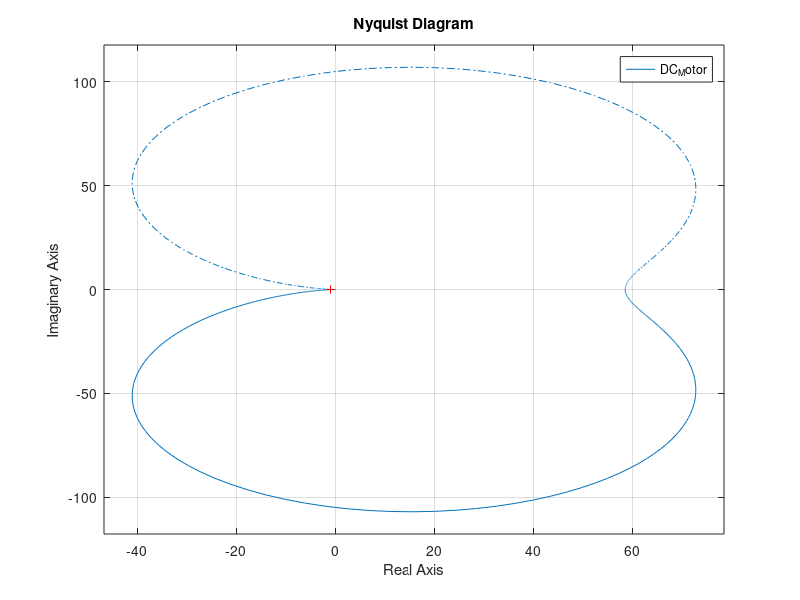
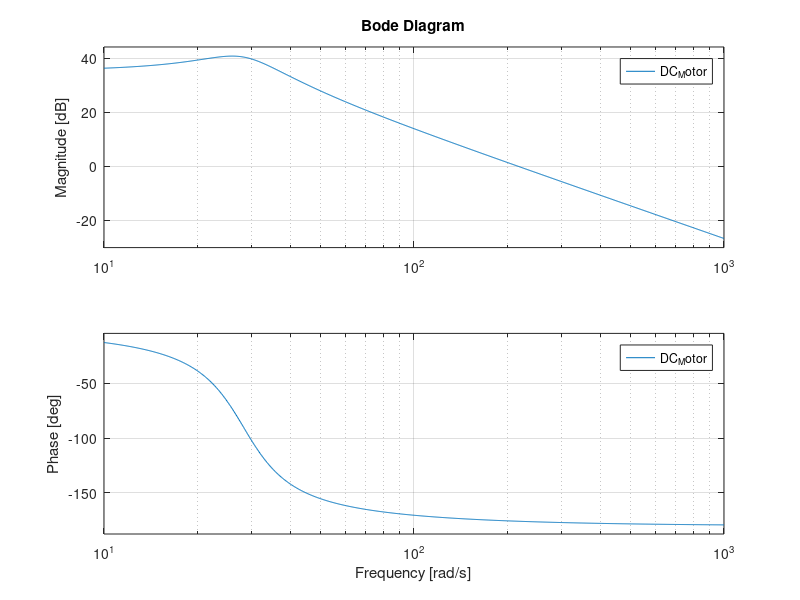
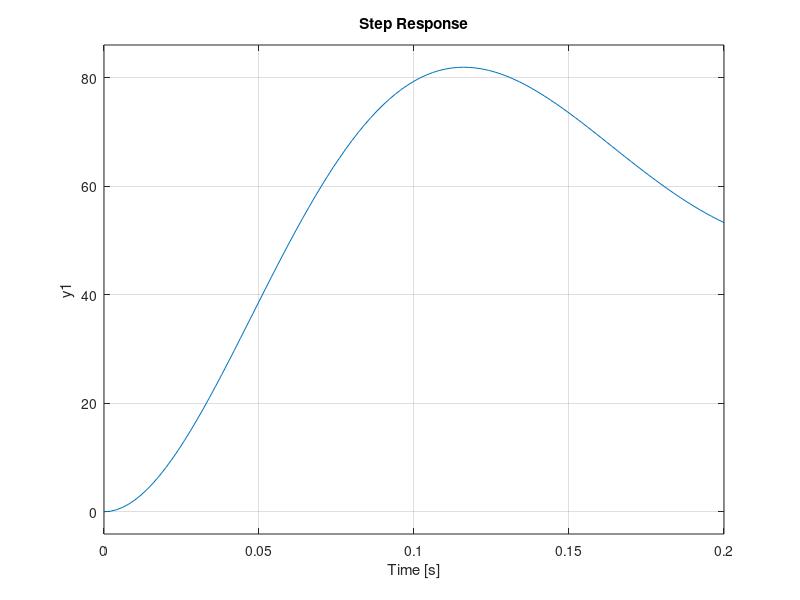
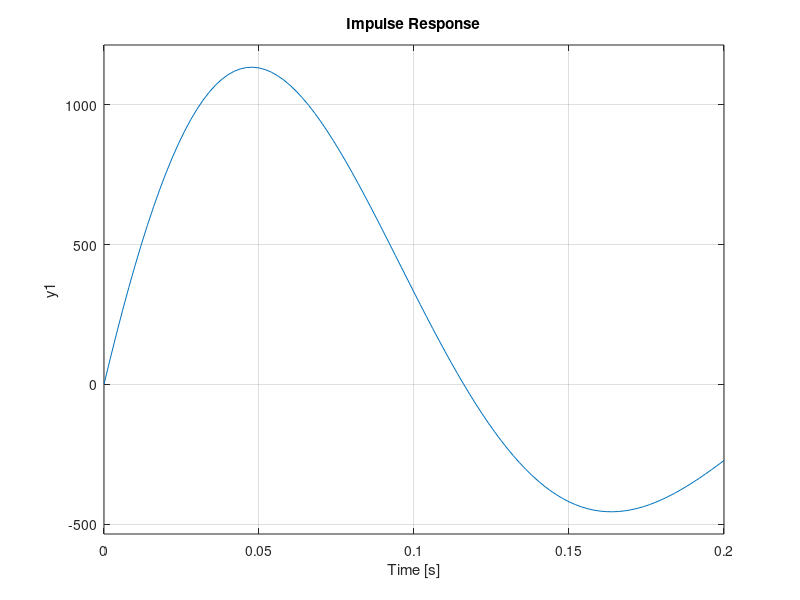

MATLAB code to generate these figures, in order:
clear all; close all; clc;

%% Parameters of EC and DC motors from maxon motor Co.
% A-max 22 ?22 mm, Graphite Brushes, 6 Watt
% EC 90 flat ?90 mm, brushless, 260 Watt
Ra = 14; % Terminal resistance 
La = 0.891; % Terminal inductance mH
Ke = 17.1e-3; % invers of Speed constant v/rad/s
Km = Ke; % Torque constant Nm/A
J = 4.13e-7; % Rotor inertia kgm^2 
Ta = La/Ra; % Mechanical time constant s
Tm = J*Ra/(Ke*Km); % Mechanical time constant s
%% Transfer function
DC_Motor = tf([1/Ke], [Tm*Ta Tm 1])
%% graphs
% Frequency characteristics
figure(1);
nyquist(DC_Motor);
figure(2);
bode(DC_Motor,{10, 1000}); 
grid on;
 % Step responses
figure(3);
Tend = 0.2;
step(DC_Motor, Tend); 
grid on;
figure(4);
impulse(DC_Motor, Tend); 
grid on;
